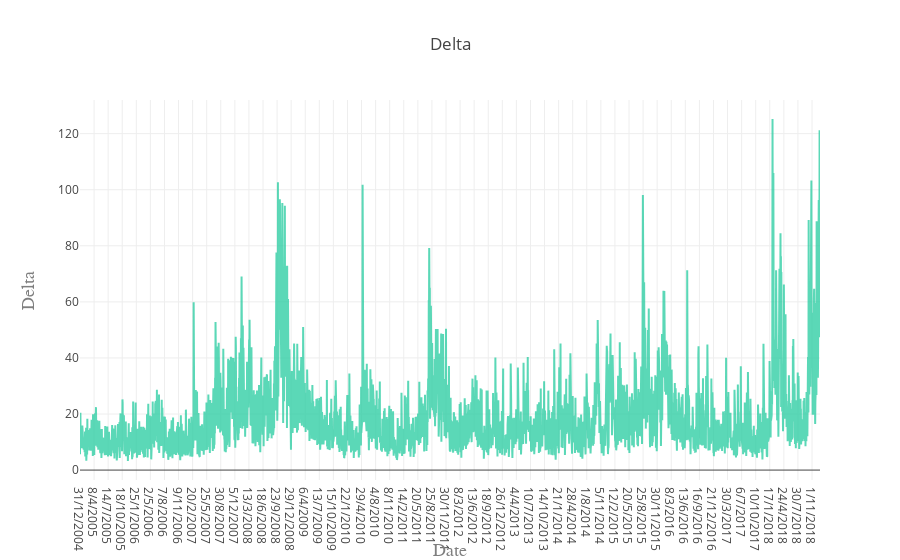

Write notebook code for a chart like this one.
### Code cell
stock_delta = go.Scatter(
                x=Stocks.Date,
                y=Stocks['Delta'],
                name = "Delta",
                line = dict(color = '#33CFA5'),
                opacity = 0.8)

data = [stock_delta]
layout = go.Layout(
    title='Delta',
    xaxis=dict(
        title='Date',
        titlefont=dict(
            family='Courier New, monospace',
            size=18,
            color='#7f7f7f')
    ),
    yaxis=dict(
        title='Delta',
        titlefont=dict(
            family='Courier New, monospace',
            size=18,
            color='#7f7f7f')
    ))

fig = go.Figure(data=data, layout=layout)
iplot(fig)

### Figure 1 — Plotly figure (JSON) as saved in the notebook; plotly's stock layout.template omitted (floating-point values rounded to 4 significant figures; data arrays with more than 128 entries replaced by an {"elided": "..."} marker saying what was removed)
{"data": [{"line": {"color": "#33CFA5"}, "name": "Delta", "opacity": 0.8, "type": "scatter", "uid": "5fd34237-f42a-4487-b397-f5f206dd57ed", "x": {"elided": "3523 str values"}, "y": {"elided": "3523 float values"}}], "layout": {"title": {"text": "Delta"}, "xaxis": {"title": {"font": {"color": "#7f7f7f", "family": "Courier New, monospace", "size": 18}, "text": "Date"}}, "yaxis": {"title": {"font": {"color": "#7f7f7f", "family": "Courier New, monospace", "size": 18}, "text": "Delta"}}}}
